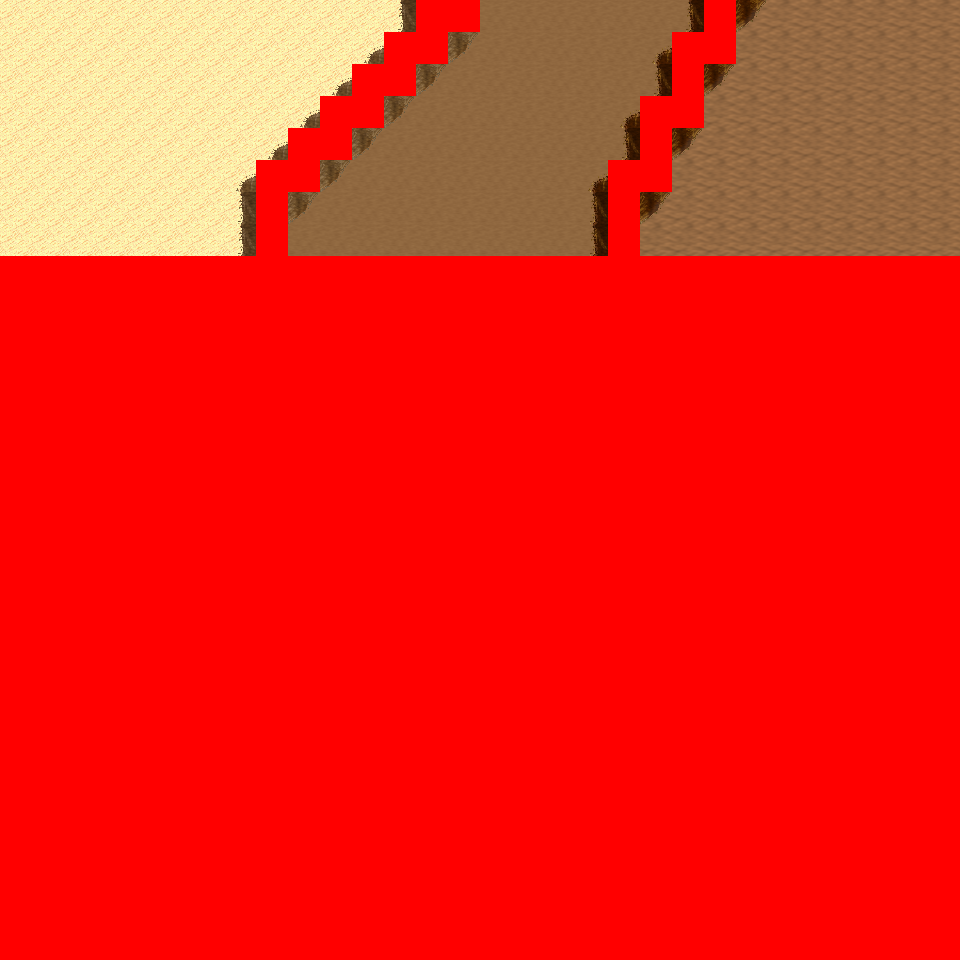

This game map was drawn from its Tiled (.tmx) file and the tilesets committed beside it. A one-line description and the trimmed map source follow:
An orthogonal 30x30 tile map with 32x32 px tiles, 6 tile layers (Ground, Object, Object2, Above, ...), 12 tilesets and 5 objects (5x mapchange).

<map version="1.0" orientation="orthogonal" renderorder="right-down" width="30" height="30" tilewidth="32" tileheight="32" nextobjectid="6">
  <tileset firstgid="1" name="tileset_logic_collision" tilewidth="32" tileheight="32" tilecount="1" columns="1">
    <image source="../drawable/tileset_logic_collision.png" width="32" height="32" />
  </tileset>
  <tileset firstgid="2" name="tileset_ground_ground" tilewidth="32" tileheight="32" tilecount="33" columns="3">
    <image source="../drawable/tileset_ground_ground.png" width="96" height="352" />
  </tileset>
  <tileset firstgid="35" name="tileset_ground_ridge_earth_pale" tilewidth="32" tileheight="32" tilecount="96" columns="12">
    <image source="../drawable/tileset_ground_ridge_earth_pale.png" width="384" height="256" />
  </tileset>
  <tileset firstgid="131" name="tileset_ground_ridge_earth_dark" tilewidth="32" tileheight="32" tilecount="96" columns="12">
    <image source="../drawable/tileset_ground_ridge_earth_dark.png" width="384" height="256" />
  </tileset>
  <tileset firstgid="227" name="tileset_terrain_desert" tilewidth="32" tileheight="32" tilecount="88" columns="8">
    <image source="../drawable/tileset_terrain_desert.png" width="256" height="352" />
  </tileset>
  <tileset firstgid="315" name="tileset_ground_sand_2" tilewidth="32" tileheight="32" tilecount="15" columns="5">
    <image source="../drawable/tileset_ground_sand_2.png" width="160" height="96" />
  </tileset>
  <tileset firstgid="330" name="tileset_plant_tree_evergreen" tilewidth="32" tileheight="32" tilecount="36" columns="3">
    <image source="../drawable/tileset_plant_tree_evergreen.png" width="96" height="384" />
  </tileset>
  <tileset firstgid="366" name="tileset_plant_cactus_2" tilewidth="32" tileheight="32" tilecount="10" columns="5">
    <image source="../drawable/tileset_plant_cactus_2.png" width="160" height="64" />
  </tileset>
  <tileset firstgid="376" name="tileset_plant_cactus" tilewidth="32" tileheight="32" tilecount="2" columns="1">
    <image source="../drawable/tileset_plant_cactus.png" width="32" height="64" />
  </tileset>
  <tileset firstgid="378" name="tileset_plant_bush_various_small" tilewidth="32" tileheight="32" tilecount="9" columns="3">
    <image source="../drawable/tileset_plant_bush_various_small.png" width="96" height="96" />
  </tileset>
  <tileset firstgid="387" name="tileset_plant_tree_tree_green" tilewidth="32" tileheight="32" tilecount="88" columns="8">
    <image source="../drawable/tileset_plant_tree_tree_green.png" width="256" height="352" />
  </tileset>
  <tileset firstgid="475" name="tileset_building_fence_fence_chunky" tilewidth="32" tileheight="32" tilecount="21" columns="3">
    <image source="../drawable/tileset_building_fence_fence_chunky.png" width="96" height="224" />
  </tileset>
  <layer name="Ground" width="30" height="30">
    <data>[900 cells, 240 non-empty, 3 distinct tile ids]</data>
  </layer>
  <layer name="Object" width="30" height="30">
    <data>[900 cells, 51 non-empty, 13 distinct tile ids]</data>
  </layer>
  <layer name="Object2" width="30" height="30">
    <data>[900 cells, 0 non-empty, 0 distinct tile ids]</data>
  </layer>
  <layer name="Above" width="30" height="30">
    <data>[900 cells, 0 non-empty, 0 distinct tile ids]</data>
  </layer>
  <layer name="Above2" width="30" height="30">
    <data>[900 cells, 0 non-empty, 0 distinct tile ids]</data>
  </layer>
  <layer name="Walkable" width="30" height="30">
    <data>[900 cells, 685 non-empty, 1 distinct tile ids]</data>
  </layer>
  <objectgroup name="MapEvents">
    <object id="1" name="north" type="mapchange" x="0" y="0" width="416" height="32">
      <properties>
        <property name="map" value="0_ados_mountain_n2_w2_x0_y3" />
        <property name="place" value="south" />
      </properties>
    </object>
    <object id="2" name="north2" type="mapchange" x="480" y="0" width="224" height="32">
      <properties>
        <property name="map" value="0_ados_mountain_n2_w2_x0_y3" />
        <property name="place" value="south2" />
      </properties>
    </object>
    <object id="3" name="north3" type="mapchange" x="736" y="0" width="224" height="32">
      <properties>
        <property name="map" value="0_ados_mountain_n2_w2_x0_y3" />
        <property name="place" value="south3" />
      </properties>
    </object>
    <object id="4" name="west" type="mapchange" x="0" y="0" width="32" height="256">
      <properties>
        <property name="map" value="0_deniran_forest_n2_w_x0_y4" />
        <property name="place" value="east" />
      </properties>
    </object>
    <object id="5" name="east" type="mapchange" x="928" y="0" width="32" height="256">
      <properties>
        <property name="map" value="0_ados_mountain_n2_w2_x1_y4" />
        <property name="place" value="west" />
      </properties>
    </object>
  </objectgroup>
</map>
